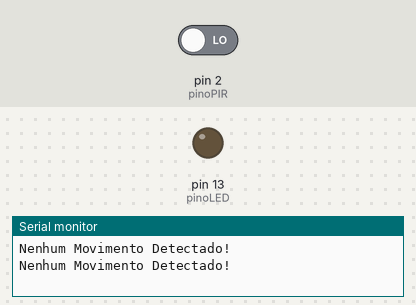
The sketch below on a simulated Arduino Uno, built with avr-gcc and run on an emulated ATmega328P. On the bench: output pins drawn as LEDs (lit = HIGH), the last lines printed to the serial monitor. The test bench sets the inputs (shaded band); at power-on: pin 2 (pinoPIR) LOW.

Above: at 2.8 s.
2.9 s: pin 2 (pinoPIR) driven HIGH
At 4.8 s:
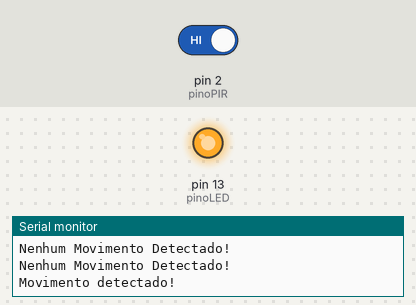
5.5 s: pin 2 (pinoPIR) driven LOW
At 9.8 s:
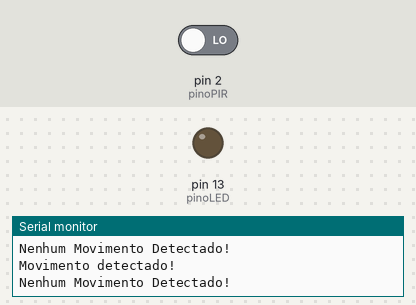
Timing chart, 0 to 11.3 s (numbered marks = the images above; inputs shaded):
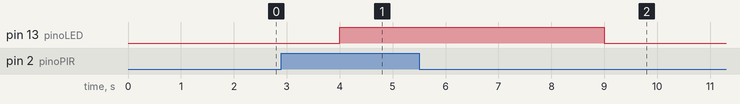

The sketch:

sketch_jul31a.ino
```cpp
int pinoPIR = 2;
int pinoLED = 13;

void setup() {
  pinMode(pinoPIR, INPUT);
  pinMode(pinoLED, OUTPUT);
  Serial.begin(9600);
}

void loop() {
  if (digitalRead(pinoPIR) == HIGH) {
    Serial.println("Movimento detectado!");
    digitalWrite(pinoLED, HIGH);
    delay(5000);
  }
  if (digitalRead(pinoPIR) == LOW) {
    Serial.println("Nenhum Movimento Detectado!");
    digitalWrite(pinoLED, LOW);

  }

  delay(2000);
}
```

Measured:
- after the input at 2.9 s, pin 13 (pinoLED): LOW → HIGH after 1.1 s
- after the input at 5.5 s, pin 13 (pinoLED): HIGH → LOW after 3.5 s
